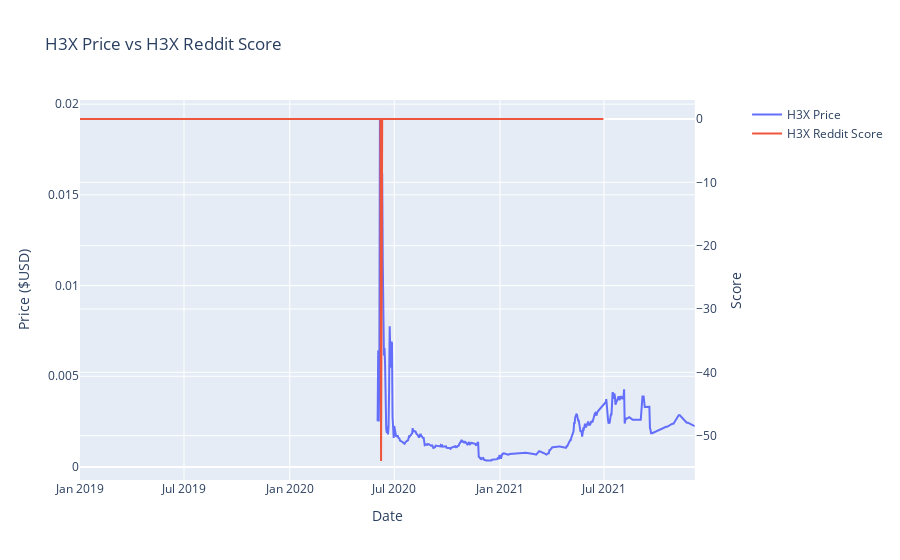

Notebook code cell kept with this figure:
### Code cell
import plotly.graph_objects as go
from plotly.subplots import make_subplots

# Create figure with secondary y-axis
fig = make_subplots(specs=[[{"secondary_y": True}]])

# Add traces
fig.add_trace(
    go.Scatter(x=hx.snapped_at, y=hx.price, name="H3X Price"),
    secondary_y=False,
)

fig.update_layout(
    title_text="H3X Price vs H3X Reddit Score"
)

fig.add_trace(
    go.Scatter(x=df_crypto.loc[("H3X", "H3X")].index, y=df_crypto.loc["H3X"]["Total Score"], name="H3X Reddit Score"),
    secondary_y=True,
)

fig.update_xaxes(title_text="Date")

fig.update_yaxes(title_text="Price ($USD)", secondary_y=False)
fig.update_yaxes(title_text="Score", secondary_y=True)

fig.show()

### Figure 1 — Plotly figure (JSON) as saved in the notebook; plotly's stock layout.template omitted (floating-point values rounded to 4 significant figures; data arrays with more than 128 entries replaced by an {"elided": "..."} marker saying what was removed)
{"data": [{"name": "H3X Price", "type": "scatter", "x": {"elided": "339 str values"}, "xaxis": "x", "y": {"elided": "339 float values"}, "yaxis": "y"}, {"name": "H3X Reddit Score", "type": "scatter", "x": {"elided": "912 str values"}, "xaxis": "x", "y": {"elided": "912 int values"}, "yaxis": "y2"}], "layout": {"autosize": true, "title": {"text": "H3X Price vs H3X Reddit Score"}, "xaxis": {"anchor": "y", "autorange": true, "domain": [0, 0.94], "range": ["2019-01-01", "2021-12-06"], "title": {"text": "Date"}, "type": "date"}, "yaxis": {"anchor": "x", "autorange": true, "domain": [0, 1], "range": [-0.0007176, 0.02023], "title": {"text": "Price ($USD)"}, "type": "linear"}, "yaxis2": {"anchor": "x", "autorange": true, "overlaying": "y", "range": [-57, 3], "side": "right", "title": {"text": "Score"}, "type": "linear"}}}
